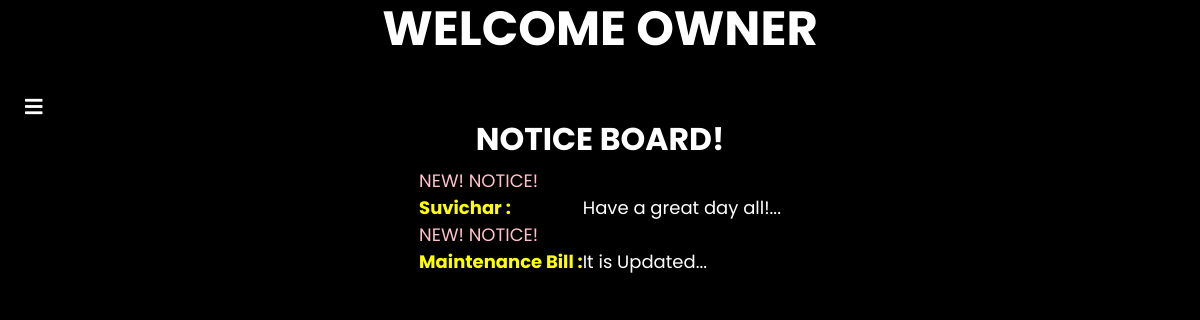
The app's page /ViewNoticeBoardO.php with its own data.
### tables this page shows
CREATE TABLE `notice_board` (
  `NDate` date NOT NULL,
  `Info_Type` varchar(25) NOT NULL,
  `NB_Description` varchar(255) NOT NULL
);

### ViewNoticeBoardO.php (the view, shortened to what this page needs)
<!DOCTYPE html>
<?php
include("connect.php");
include("owner_header.php");
?>
<html lang="en">
 <head>
    <link rel="stylesheet" href="fontawesome-5.5/css/all.min.css" />
    <link rel="stylesheet" href="slick/slick.css">
    <link rel="stylesheet" href="slick/slick-theme.css">
    <link rel="stylesheet" href="magnific-popup/magnific-popup.css">
    <link rel="stylesheet" href="css/bootstrap.min.css" />
    <link rel="stylesheet" href="css/templatemo-style.css" />
  </head>
  <br><br><center><h3><font color='white'><b>NOTICE BOARD!</b></font></h3></center>
  <?php
					$qur=mysqli_query($con,"select * from Notice_Board order by ndate desc");
					if(mysqli_num_rows($qur)>0)
					{
						echo "<center><font color='white'><table border ='0px' style='background-color:rgba(0,0,0,0.5)'>
								";
						while($q=mysqli_fetch_array($qur))
						{
							echo "<tr>";
							echo"<td><marquee><font color='Pink'>NEW! NOTICE!</font></marquee></td>";
							echo "</tr>";
							echo "<th><font color='Yellow'>$q[1] :</font></th>";
							echo "<td>$q[2]</td>";
							}
						echo "</table></center></font>";
					}else{
						echo "<h2>No Record Found</h2>";
					}
?>
  </body>
</html>

### style.css (style rules this page uses)
* { margin: 0; padding: 0; box-sizing: border-box; font-family: "Poppins", sans-serif; }
body { min-height: 100vh; background: url(black.jpg)no-repeat; background-size: cover; background-position: center; flex-direction: row-reverse; }

### css/templatemo-style.css (style rules this page uses)
html { font-size: 18px; }
body { color: #8f8f8f; margin: 0; padding: 0; overflow-x: hidden; }
::placeholder { color: black; opacity: 1; }

### records on screen
notice_board: Info_Type "Suvichar", NB_Description "Have a great day all!..."
notice_board: Info_Type "Maintenance Bill", NB_Description "It is Updated..."
